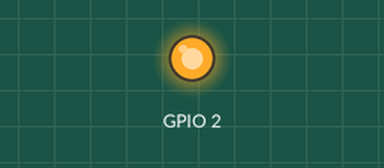
The sketch below on a simulated ESP8266 (NodeMCU). Shown: output pins drawn as LEDs (lit = HIGH, except the on-board LED, lit = LOW). WiFi joins after 1.5 s; servers stay silent unless stated; what the sketch prints to the serial monitor is not drawn.

Above: at 0.1 s.
At 0.7 s:
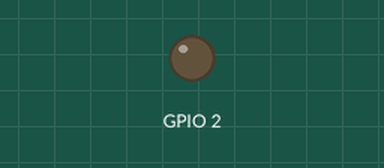
Timing chart, 0 to 2.7 s (numbered marks = the images above):
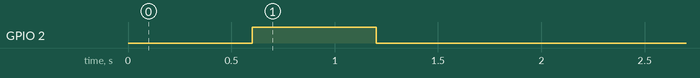

The sketch:

test.ino
```cpp
#include <ESP8266WiFi.h>          //https://github.com/esp8266/Arduino

//needed for library
#include <DNSServer.h>
#include <ESP8266WebServer.h>
#include <WiFiManager.h>          //https://github.com/tzapu/WiFiManager

//for LED status
#include <Ticker.h>
Ticker ticker;

void tick()
{
  //toggle state
  int state = digitalRead(BUILTIN_LED);  // get the current state of GPIO1 pin
  digitalWrite(BUILTIN_LED, !state);     // set pin to the opposite state
}

//gets called when WiFiManager enters configuration mode
void configModeCallback (WiFiManager *myWiFiManager) {
  Serial.println("Entered config mode");
  Serial.println(WiFi.softAPIP());
  //if you used auto generated SSID, print it
  Serial.println(myWiFiManager->getConfigPortalSSID());

  //entered config mode, make led toggle faster
  ticker.attach(0.2, tick);
}

void setup() {
  // put your setup code here, to run once:
  Serial.begin(115200);

  //set led pin as output
  pinMode(BUILTIN_LED, OUTPUT);
  // start ticker with 0.5 because we start in AP mode and try to connect
  ticker.attach(0.6, tick);

  //WiFiManager
  //Local intialization. Once its business is done, there is no need to keep it around
  WiFiManager wifiManager;
  //reset settings - for testing
  //wifiManager.resetSettings();
  WiFi.hostname("Root");

  //set callback that gets called when connecting to previous WiFi fails, and enters Access Point mode
  wifiManager.setAPCallback(configModeCallback);

  //fetches ssid and pass and tries to connect
  //if it does not connect it starts an access point with the specified name
  //here  "AutoConnectAP"
  //and goes into a blocking loop awaiting configuration
  if (!wifiManager.autoConnect()) {
    Serial.println("failed to connect and hit timeout");
    //reset and try again, or maybe put it to deep sleep
    ESP.reset();
    delay(1000);
  }

  //if you get here you have connected to the WiFi
  Serial.println("connected...yeey :)");
  ticker.detach();
  //keep LED on
  digitalWrite(BUILTIN_LED, LOW);
}

void loop() {
  // put your main code here, to run repeatedly:

}
```
